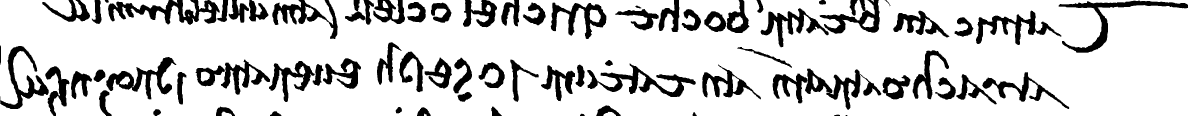
#> input picture degradation/test_image.tif, 3564 x 346 px (shown at 1/3 size)
$ python test_all_degradations.py
#> lines starting #> are read from the running program, lines starting #| are printed output that depends on the picture; after the words box and inside, x2 and y2 are one past the last pixel; in counts of white or black regions, pixels touching at a corner belong together
### degradation/degradation.py
import cv2
import numpy as np


def add_gaussian_noise(image, sigma=0.20, salt_pepper=0.03):
    result = image.copy()

    # Gaussian noise
    noise = np.random.normal(0, sigma, image.shape)
    result = result + noise

    # Salt-and-pepper noise
    random_map = np.random.random(image.shape)

    result[random_map < salt_pepper / 2] = 0.0
    result[random_map > 1 - salt_pepper / 2] = 1.0

    return np.clip(result, 0, 1)


def add_blur(image, sigma=3.0):
    """
    Apply Gaussian blur to a grayscale image.

    Parameters:
        image: NumPy array with values in [0, 1]
        sigma: Blur strength

    Returns:
        Blurred image
    """
    blurred = cv2.GaussianBlur(image, (0, 0), sigma)

    return np.clip(blurred, 0, 1)


def add_fading(image, strength=0.4):
    """
    Simulate faded or low-contrast document content.

    Parameters:
        image: NumPy array with values in [0, 1]
        strength: Fading strength between 0 and 1

    Returns:
        Faded image
    """
    mean_intensity = np.mean(image)

    faded = (
        image * (1 - strength)
        + mean_intensity * strength
    )

    return np.clip(faded, 0, 1)


def add_stains(image, num_stains=15, min_radius=20, max_radius=100):
    result = image.copy()
    height, width = image.shape

    for _ in range(num_stains):

        # Random location
        center_x = np.random.randint(0, width)
        center_y = np.random.randint(0, height)

        # Random size
        radius = np.random.randint(min_radius, max_radius + 1)

        # Irregular stain mask
        mask = np.zeros_like(image, dtype=np.float32)

        cv2.ellipse(
            mask,
            (center_x, center_y),
            (radius, int(radius * np.random.uniform(0.5, 1.5))),
            np.random.randint(0, 180),
            0,
            360,
            1.0,
            -1
        )

        # Strong Gaussian blur → diffuse stain edges
        blur_radius = max(5, radius // 3)
        if blur_radius % 2 == 0:
            blur_radius += 1

        mask = cv2.GaussianBlur(
            mask,
            (blur_radius, blur_radius),
            blur_radius / 2
        )

        # Random stain darkness
        darkness = np.random.uniform(0.25, 0.75)

        # Apply stain
        result = result * (1 - darkness * mask)

    return np.clip(result, 0, 1)


def add_bleedthrough(
    clean_image,
    verso_image,
    alpha=0.35
):
    """
    Simulate bleed-through by blending information
    from the opposite side of a document.

    Parameters:
        clean_image: Clean front-side image
        verso_image: Opposite-side image
        alpha: Bleed-through intensity

    Returns:
        Image with simulated bleed-through
    """

    degraded = (
        (1 - alpha) * clean_image
        + alpha * verso_image
    )

    return np.clip(degraded, 0, 1)


def apply_mixed_degradation(
    image,
    noise=False,
    blur=False,
    fading=False,
    stains=False,
    bleedthrough=False,
    verso_image=None,
    noise_sigma=0.10,
    blur_sigma=1.8,
    fading_strength=0.25,
    num_stains=8,
    bleedthrough_alpha=0.22
):
    """
    Apply multiple synthetic degradations sequentially.

    Parameters:
        image: Normalized grayscale image [0, 1].
        noise: Apply Gaussian and salt-and-pepper noise.
        blur: Apply Gaussian blur.
        fading: Apply fading.
        stains: Apply stains.
        bleedthrough: Apply bleed-through.
        verso_image: Opposite-side image required for bleed-through.

    Returns:
        Degraded image.
    """

    result = image.copy()

    # 1. Bleed-through
    if bleedthrough:
        if verso_image is None:
            raise ValueError(
                "verso_image is required for bleed-through."
            )

        if verso_image.shape != image.shape:
            raise ValueError(
                "verso_image and image must have the same dimensions."
            )

        result = add_bleedthrough(
            result,
            verso_image,
            alpha=bleedthrough_alpha
        )

    # 2. Blur
    if blur:
        result = add_blur(
            result,
            blur_sigma
        )

    # 3. Fading
    if fading:
        result = add_fading(
            result,
            fading_strength
        )

    # 4. Stains
    if stains:
        result = add_stains(
            result,
            num_stains
        )

    # 5. Noise
    if noise:
        result = add_gaussian_noise(
            result,
            noise_sigma
        )

    return np.clip(result, 0, 1)


def random_degradation(
    image,
    verso_image=None,
    min_degradations=2,
    max_degradations=5,
    rng=None,
    return_degradations=False
):
    """
    Randomly select and apply 2-5 degradation types.

    Uses apply_mixed_degradation() to apply the selected
    degradations.

    Parameters:
        image: Normalized grayscale image [0, 1].
        verso_image: Opposite-side image for bleed-through.
        min_degradations: Minimum number of degradations.
        max_degradations: Maximum number of degradations.
        rng: Optional NumPy random generator.
        return_degradations: Also return selected degradation names.

    Returns:
        Degraded image.

        If return_degradations=True:
            (degraded_image, selected_degradations)
    """

    degradations = [
        "noise",
        "blur",
        "fading",
        "stains"
    ]

    if verso_image is not None: degradations.append("bleedthrough")

    # Validate input
    if not 2 <= min_degradations <= max_degradations <= 5:
        raise ValueError(
            "Require 2 <= min_degradations "
            "<= max_degradations <= 5."
        )

    if not isinstance(image, np.ndarray) or image.ndim != 2:
        raise ValueError(
            "image must be a 2D grayscale NumPy array."
        )

    # Initialize random generator
    if rng is None:
        rng = np.random.default_rng()

    # Randomly select number of degradations
    num_selected = int(
        rng.integers(
            min_degradations,
            max_degradations + 1
        )
    )

    # Randomly select unique degradation types
    selected = rng.choice(
        degradations,
        size=num_selected,
        replace=False
    ).tolist()

    # Apply selected degradations
    degraded_image = apply_mixed_degradation(
        image=image,
        noise="noise" in selected,
        blur="blur" in selected,
        fading="fading" in selected,
        stains="stains" in selected,
        bleedthrough="bleedthrough" in selected,
        verso_image=verso_image
    )

    if return_degradations:
        return degraded_image, selected

    return degraded_image

### degradation/test_all_degradations.py
from pathlib import Path
import numpy as np
from PIL import Image

from degradation import *

# --------------------------------------------------
# Paths
# --------------------------------------------------

BASE_DIR = Path(__file__).parent

IMAGE_PATH = BASE_DIR / "test_image.tif"
VERSO_PATH = BASE_DIR / "verso_image.tif"
OUTPUT_DIR = BASE_DIR / "test_outputs"

OUTPUT_DIR.mkdir(exist_ok=True)


# --------------------------------------------------
# Load images
# --------------------------------------------------

image = np.array(
    Image.open(IMAGE_PATH).convert("L"),
    dtype=np.float32
) / 255.0
#> image: shape (346, 3564) float32; values 0 (black) and 1 (white), 82.1% white; 78 black regions (1 under 20 px), largest, box (x1, y1, x2, y2) and area: (324, 0, 659, 74) 10559, (1762, 190, 2087, 291) 9364, (3176, 2, 3564, 158) 9010

verso = np.array(
    Image.open(VERSO_PATH).convert("L"),
    dtype=np.float32
) / 255.0
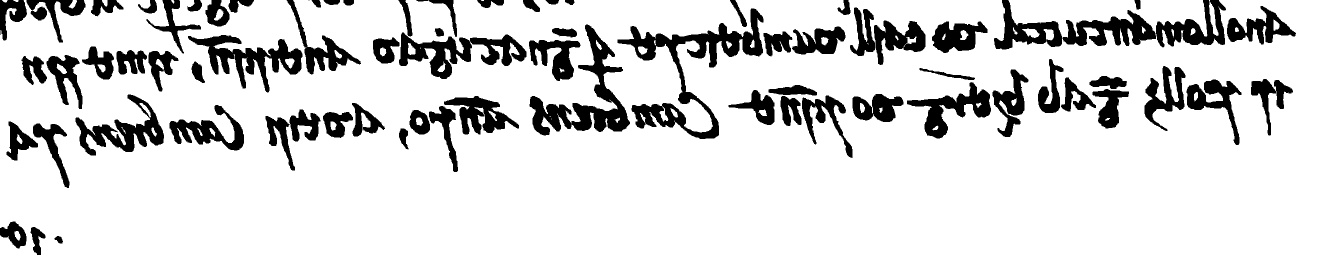
#> input picture degradation/verso_image.tif, 2655 x 509 px (shown at 1/2 size)
#> verso: shape (509, 2655) float32; values 0 (black) and 1 (white), 84.6% white; 76 black regions (1 under 20 px), largest, box (x1, y1, x2, y2) and area: (1235, 17, 1527, 278) 16834, (1059, 49, 1260, 271) 12482, (798, 65, 1053, 158) 9336


# Make sure verso has the same dimensions
if verso.shape != image.shape:
    verso = np.array(
        Image.fromarray((verso * 255).astype(np.uint8))
        .resize((image.shape[1], image.shape[0]))
    ) / 255.0
#> verso: shape (346, 3564) float64


# --------------------------------------------------
# Save helper
# --------------------------------------------------

def save_image(array, filename):

#> called with filename = 'original.png'
    array = np.clip(array, 0, 1)

    output = (array * 255).astype(np.uint8)
#> output is the input picture: shape (346, 3564); 82.1% white; 78 black regions (1 under 20 px), largest, box (x1, y1, x2, y2) and area: (324, 0, 659, 74) 10559, (1762, 190, 2087, 291) 9364, (3176, 2, 3564, 158) 9010

    Image.fromarray(output).save(
        OUTPUT_DIR / filename
    )


# --------------------------------------------------
# 1. Original
# --------------------------------------------------

save_image(
    image,
    "original.png"
)


# --------------------------------------------------
# 2. Individual degradations
# --------------------------------------------------

# Noise
noisy = add_gaussian_noise(
    image,
    sigma=0.20
)

# Blur
blurred = add_blur(
    image,
    sigma=3.0
)
#> in add_blur, `blurred = cv2.GaussianBlur(image, (0, 0), sigma)`:
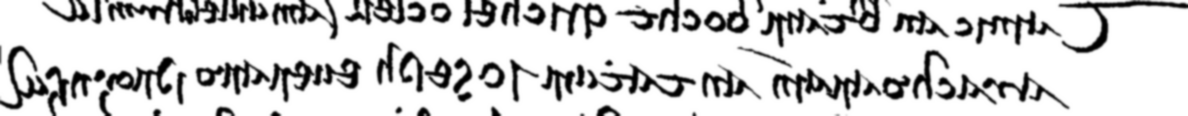
#> blurred: shape (346, 3564) float32 (shown at 1/3 size); min 6.84e-07, max 1, mean 0.821

# Fading
faded = add_fading(
    image,
    strength=0.40
)
#> in add_fading, `mean_intensity = np.mean(image)`: mean_intensity = 0.821

# Stains
stained = add_stains(
    image,
    num_stains=15,
    min_radius=20,
    max_radius=100
)
#> after the loop in add_stains, `for _ in range(num_stains):`:
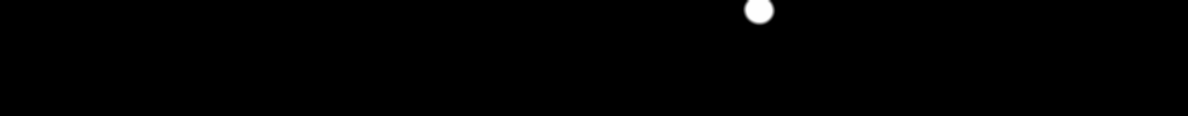
#> mask: shape (346, 3564) float32 (shown at 1/3 size); min 0, max 1, mean 0.00416

# Bleed-through
bleedthrough = add_bleedthrough(
    image,
    verso,
    alpha=0.35
)


# Save individual results

save_image(
    noisy,
    "noise.png"
)

save_image(
    blurred,
    "blur.png"
)

save_image(
    faded,
    "fading.png"
)

save_image(
    stained,
    "stains.png"
)

save_image(
    bleedthrough,
    "bleedthrough.png"
)


# --------------------------------------------------
# 3. Mixed degradation - ALL
# --------------------------------------------------
#
# bleed-through
# + blur
# + fading
# + stains
# + noise
#
# Mild degradation so that the original document
# remains visible and readable.
# --------------------------------------------------

# Start with clean image
mixed_all = image.copy()

# 1. Bleed-through
mixed_all = add_bleedthrough(
    mixed_all,
    verso,
    alpha=0.22
)
#> call 2 of add_bleedthrough, with alpha = 0.22
#> in add_bleedthrough (call 2), `degraded = ( (1 - alpha) * clean_image + alpha * verso_image )`:
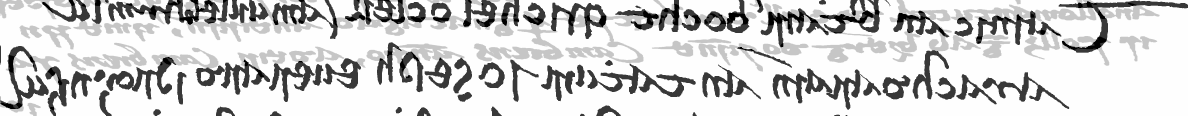
#> degraded: shape (346, 3564) float64 (shown at 1/3 size); min 0, max 1, mean 0.826

# 2. Slight blur
mixed_all = add_blur(
    mixed_all,
    sigma=1.8
)

# 3. Mild fading
mixed_all = add_fading(
    mixed_all,
    strength=0.25
)

# 4. Mild stains
mixed_all = add_stains(
    mixed_all,
    num_stains=8,
    min_radius=15,
    max_radius=80
)
#> the loop in add_stains (call 2), `for _ in range(num_stains):` made 8 passes
#> (center_x, center_y, radius, blur_radius, darkness) on passes 1 to 8: (3195, 105, 38, 13, 0.521), (3049, 22, 78, 27, 0.299), (983, 182, 30, 11, 0.526), (281, 268, 63, 21, 0.326), (293, 100, 49, 17, 0.659), (3330, 7, 52, 17, 0.466), (380, 184, 51, 17, 0.691), (3563, 185, 57, 19, 0.658)

# 5. Mild noise
mixed_all = add_gaussian_noise(
    mixed_all,
    sigma=0.10
)
#> call 2 of add_gaussian_noise, with sigma = 0.1, salt_pepper = 0.03
#> in add_gaussian_noise (call 2), `result[random_map > 1 - salt_pepper / 2] = 1.0`:
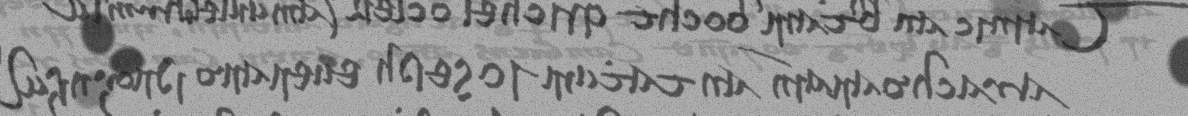
#> result: shape (346, 3564) float64 (shown at 1/3 size); min -0.16, max 1.52, mean 0.797; drawn with min black and max white

save_image(
    mixed_all,
    "mixed_all.png"
)


# --------------------------------------------------
# 4. Mixed degradation - RANDOM
# --------------------------------------------------

degradations = [
    "noise",
    "blur",
    "fading",
    "stains",
    "bleedthrough"
]

# Fixed seed for reproducibility
rng = np.random.default_rng(42)

print("\nRandom mixed degradation combinations")
print("=" * 50)


# Generate 10 different random combinations

for i in range(10):

    mixed_random = random_degradation(image, verso_image=verso)


    # ----------------------------------------------
    # Save this random combination
    # ----------------------------------------------

    filename = (
        f"mixed_random_{i + 1}.png"
    )

    save_image(
        mixed_random,
        filename
    )
#> this loop made 10 passes
#> (num_selected in random_degradation, selected in random_degradation) on passes 1, 2, 3, 5, 7, 8, 9, 10: (2, ['blur', 'fading']), (2, ['bleedthrough', 'fading']), (2, ['bleedthrough', 'fading']), (4, ['fading', 'noise', 'blur', 'bleedthrough']), (5, ['blur', 'noise', 'fading', 'stains', 'bleedthrough']), (3, ['fading', 'stains', 'bleedthrough']), (3, ['stains', 'bleedthrough', 'fading']), (5, ['stains', 'blur', 'bleedthrough', 'noise', 'fading'])
#> (num_selected in random_degradation, selected in random_degradation) on passes 4, 6: (2, ['blur', 'noise']), (4, ['bleedthrough', 'noise', 'stains', 'blur'])
#> pass 1, in add_fading (call 3), `faded = ( image * (1 - strength) + mean_intensity * strength )`:
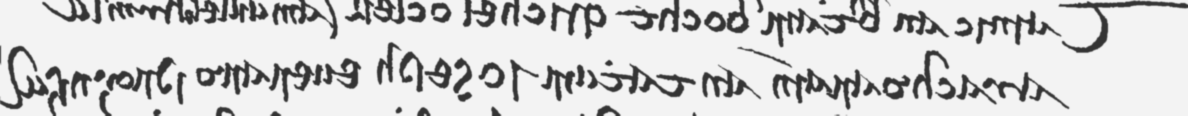
#> faded: shape (346, 3564) float32 (shown at 1/3 size); min 0.205, max 0.955, mean 0.821
#> after the loop:
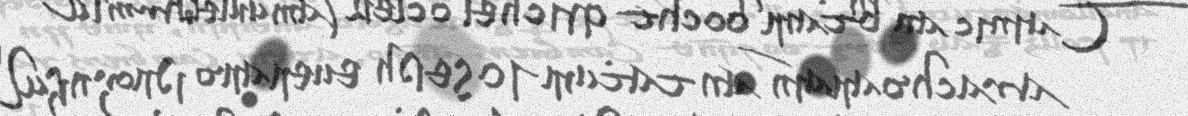
#> mixed_random: shape (346, 3564) float64 (shown at 1/3 size); min 0, max 1, mean 0.777


# --------------------------------------------------
# Finished
# --------------------------------------------------

print("\n" + "=" * 50)
print("All degradation tests completed.")
print(
    f"Output folder: {OUTPUT_DIR}"
)
